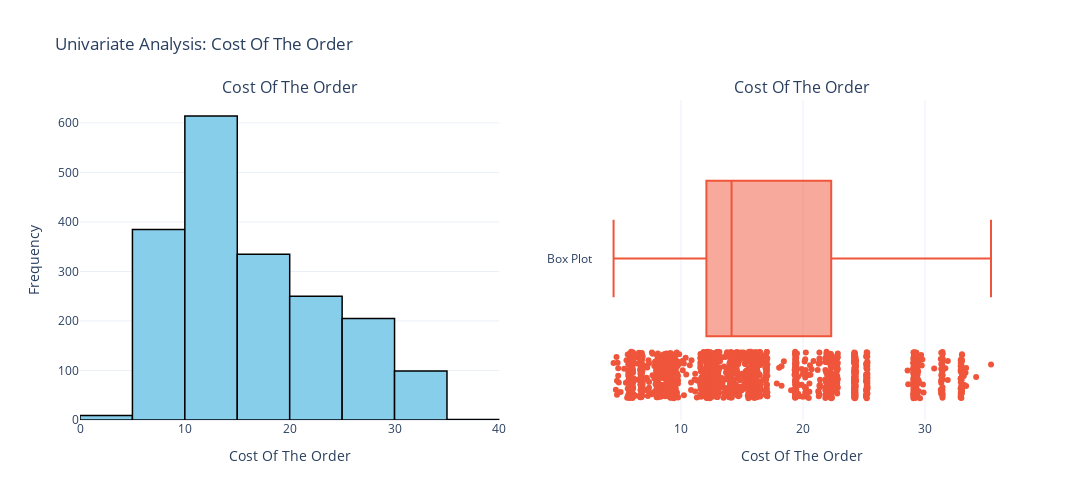
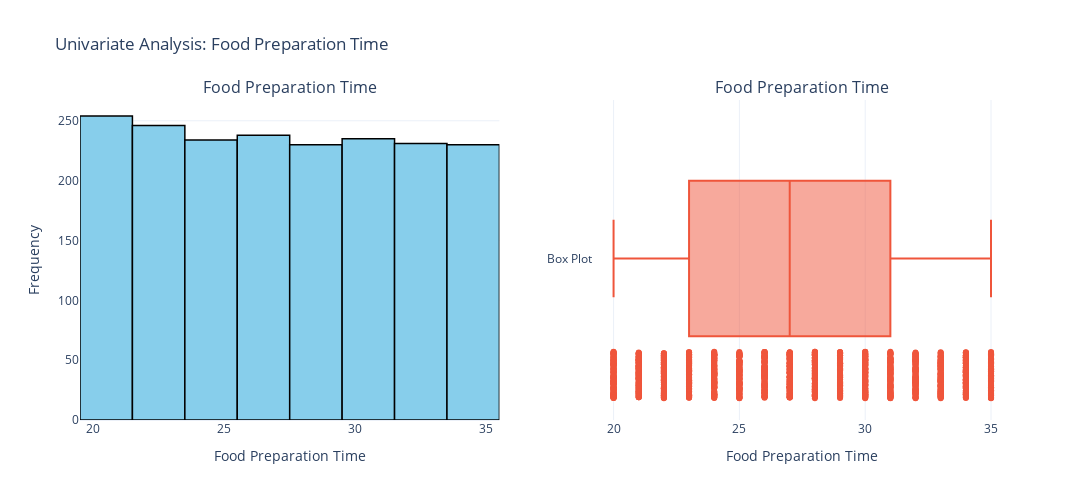
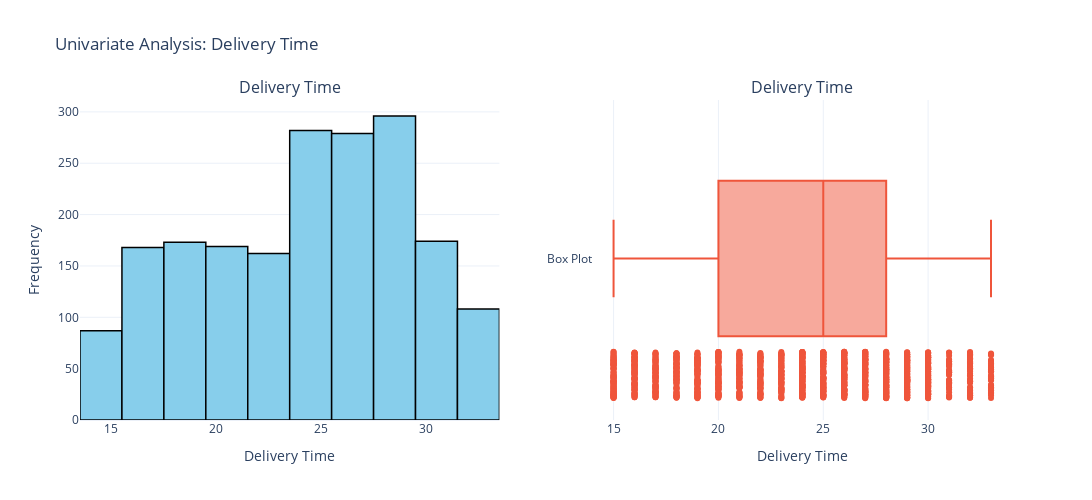

Here is the notebook cell these charts were saved with, in order:
### Code cell
#To Plot Histogram and Boxplot sideby side to analyse the distribution of data.

#List all the required numerical columns for analysis.
numerical_cols = ['cost_of_the_order', 'food_preparation_time', 'delivery_time']

#function to plot the Histogram and Boxplot for given list of numerical columns.
draw_univariate_numerical_plot(numerical_cols)

### Figure 1 — Plotly figure (JSON) as saved in the notebook; plotly's stock layout.template omitted (floating-point values rounded to 4 significant figures; data arrays with more than 128 entries replaced by an {"elided": "..."} marker saying what was removed)
{"data": [{"marker": {"color": "skyblue", "line": {"color": "black", "width": 1.5}}, "name": "Histogram", "nbinsx": 10, "type": "histogram", "x": {"elided": "1898 float values"}, "xaxis": "x", "yaxis": "y"}, {"boxpoints": "all", "name": "Box Plot", "type": "box", "x": {"elided": "1898 float values"}, "xaxis": "x2", "yaxis": "y2"}], "layout": {"annotations": [{"font": {"size": 16}, "showarrow": false, "text": "Cost Of The Order", "x": 0.225, "xanchor": "center", "xref": "paper", "y": 1, "yanchor": "bottom", "yref": "paper"}, {"font": {"size": 16}, "showarrow": false, "text": "Cost Of The Order", "x": 0.775, "xanchor": "center", "xref": "paper", "y": 1, "yanchor": "bottom", "yref": "paper"}], "height": 500, "showlegend": false, "title": {"text": "Univariate Analysis: Cost Of The Order"}, "width": 1200, "xaxis": {"anchor": "y", "domain": [0, 0.45], "title": {"text": "Cost Of The Order"}}, "xaxis2": {"anchor": "y2", "domain": [0.55, 1], "title": {"text": "Cost Of The Order"}}, "yaxis": {"anchor": "x", "domain": [0, 1], "title": {"text": "Frequency"}}, "yaxis2": {"anchor": "x2", "domain": [0, 1]}}}

### Figure 2 — Plotly figure (JSON) as saved in the notebook; plotly's stock layout.template omitted (floating-point values rounded to 4 significant figures; data arrays with more than 128 entries replaced by an {"elided": "..."} marker saying what was removed)
{"data": [{"marker": {"color": "skyblue", "line": {"color": "black", "width": 1.5}}, "name": "Histogram", "nbinsx": 10, "type": "histogram", "x": {"elided": "1898 int values"}, "xaxis": "x", "yaxis": "y"}, {"boxpoints": "all", "name": "Box Plot", "type": "box", "x": {"elided": "1898 int values"}, "xaxis": "x2", "yaxis": "y2"}], "layout": {"annotations": [{"font": {"size": 16}, "showarrow": false, "text": "Food Preparation Time", "x": 0.225, "xanchor": "center", "xref": "paper", "y": 1, "yanchor": "bottom", "yref": "paper"}, {"font": {"size": 16}, "showarrow": false, "text": "Food Preparation Time", "x": 0.775, "xanchor": "center", "xref": "paper", "y": 1, "yanchor": "bottom", "yref": "paper"}], "height": 500, "showlegend": false, "title": {"text": "Univariate Analysis: Food Preparation Time"}, "width": 1200, "xaxis": {"anchor": "y", "domain": [0, 0.45], "title": {"text": "Food Preparation Time"}}, "xaxis2": {"anchor": "y2", "domain": [0.55, 1], "title": {"text": "Food Preparation Time"}}, "yaxis": {"anchor": "x", "domain": [0, 1], "title": {"text": "Frequency"}}, "yaxis2": {"anchor": "x2", "domain": [0, 1]}}}

### Figure 3 — Plotly figure (JSON) as saved in the notebook; plotly's stock layout.template omitted (floating-point values rounded to 4 significant figures; data arrays with more than 128 entries replaced by an {"elided": "..."} marker saying what was removed)
{"data": [{"marker": {"color": "skyblue", "line": {"color": "black", "width": 1.5}}, "name": "Histogram", "nbinsx": 10, "type": "histogram", "x": {"elided": "1898 int values"}, "xaxis": "x", "yaxis": "y"}, {"boxpoints": "all", "name": "Box Plot", "type": "box", "x": {"elided": "1898 int values"}, "xaxis": "x2", "yaxis": "y2"}], "layout": {"annotations": [{"font": {"size": 16}, "showarrow": false, "text": "Delivery Time", "x": 0.225, "xanchor": "center", "xref": "paper", "y": 1, "yanchor": "bottom", "yref": "paper"}, {"font": {"size": 16}, "showarrow": false, "text": "Delivery Time", "x": 0.775, "xanchor": "center", "xref": "paper", "y": 1, "yanchor": "bottom", "yref": "paper"}], "height": 500, "showlegend": false, "title": {"text": "Univariate Analysis: Delivery Time"}, "width": 1200, "xaxis": {"anchor": "y", "domain": [0, 0.45], "title": {"text": "Delivery Time"}}, "xaxis2": {"anchor": "y2", "domain": [0.55, 1], "title": {"text": "Delivery Time"}}, "yaxis": {"anchor": "x", "domain": [0, 1], "title": {"text": "Frequency"}}, "yaxis2": {"anchor": "x2", "domain": [0, 1]}}}
